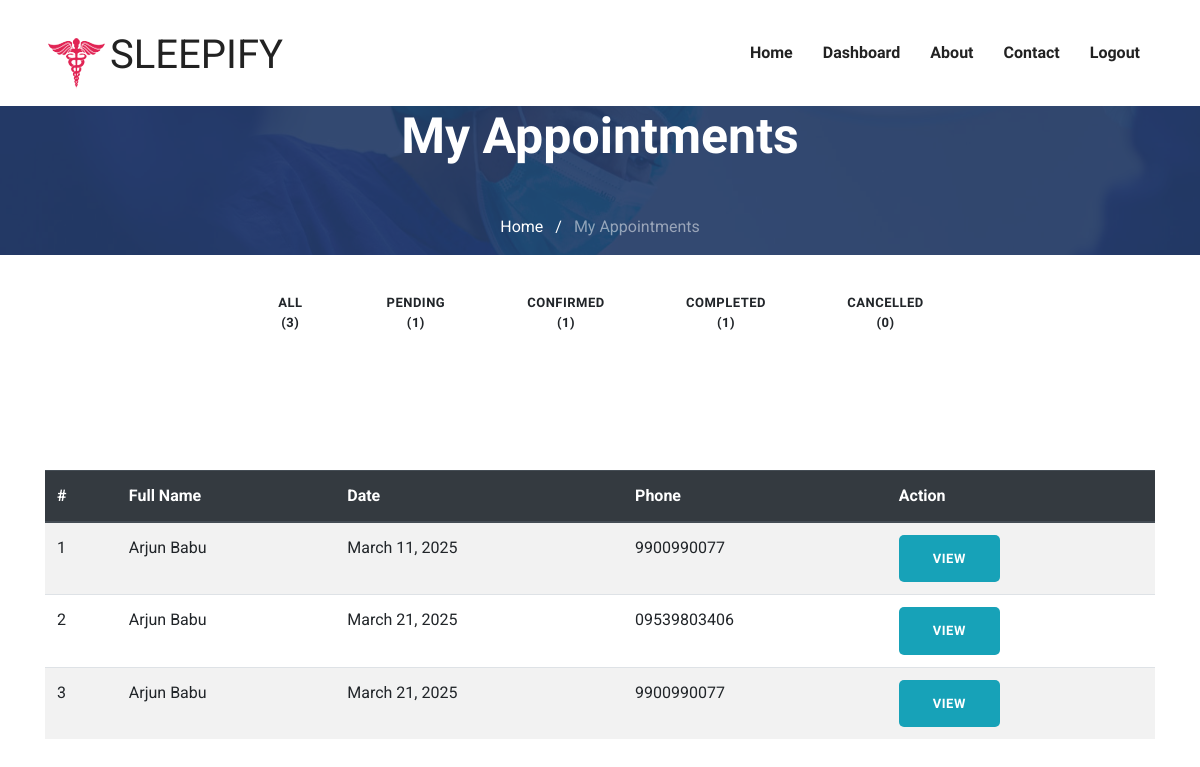
Page /doctor/doctorAppointments/ (signed in) on the earlier database version.
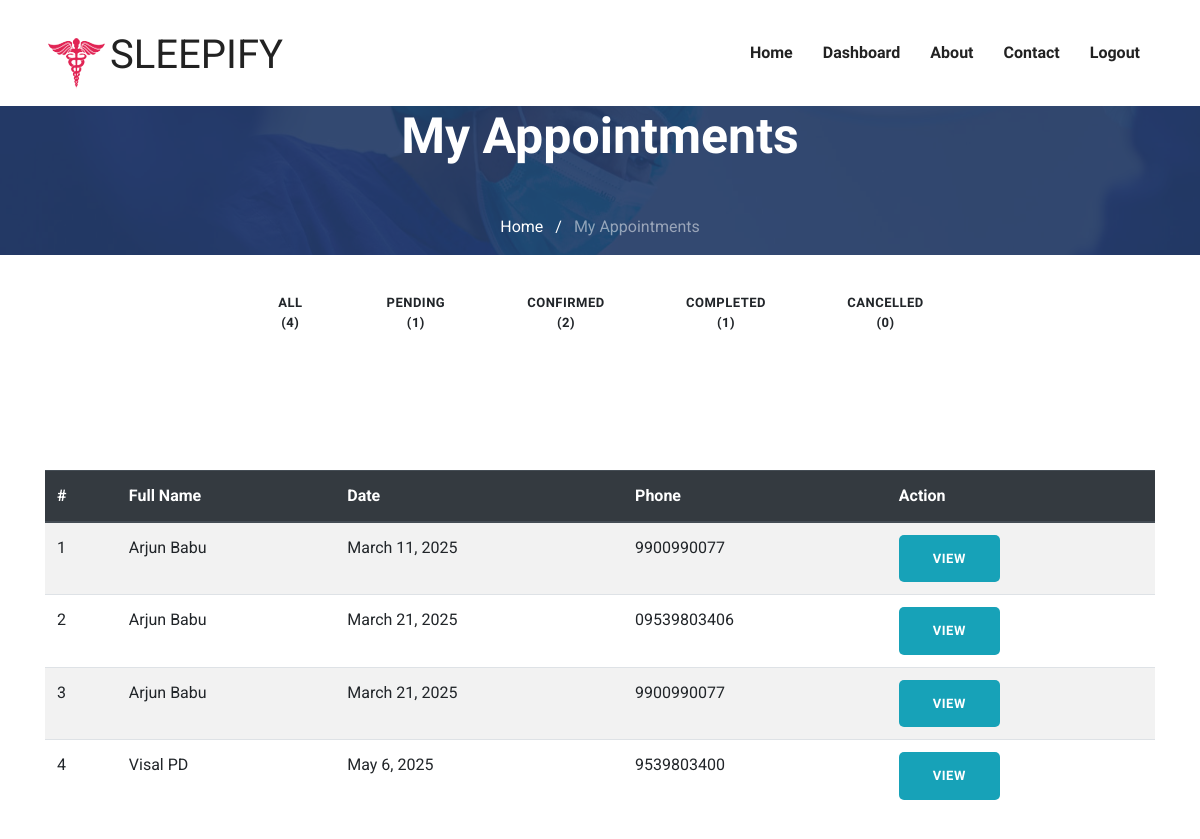
Same page on the later database version.
### doctor/models.py (models this page shows, shortened)
class Appointment(models.Model):
    doctor = models.ForeignKey(Doctor, on_delete=models.CASCADE)
    patient = models.ForeignKey(Patient, on_delete=models.CASCADE)
    phone = models.CharField(max_length=15,blank=True,null=True)
    message = models.CharField(max_length=255,null=True,blank=True,default=None)
    date = models.DateField()
    time = models.TimeField()
    status_choices = (
        ("Pending", "Pending"),
        ("Confirmed", "Confirmed"),
        ("Completed", "Completed"),
        ("Cancelled", "Cancelled"),
    )
    status = models.CharField(max_length=20, choices=status_choices, default="Pending")
    created_on = models.DateTimeField(auto_now_add=True)

### users/models.py (models this page shows, shortened)
class Patient(models.Model):
    fname = models.CharField(max_length=150)
    lname = models.CharField(max_length=150)
    dob = models.DateField(default='2001-01-01')
    gender_choices = (("Male","Male"),("Female","Female"))
    gender = models.CharField(max_length=20,default=None,null=True,blank=True,choices=gender_choices)
    email = models.EmailField( max_length=150,unique=True)
    phone = models.CharField(max_length=15,null=True,blank=True)
    password = models.CharField(max_length=150)
    created_on = models.DateField(auto_now_add=True)

### doctor/views.py (the view)
# urls.py: path('doctorAppointments/',views.doctorAppointments,name="doctorAppointments"),
@doctor_login_required()
def doctorAppointments(request):
    status_filter = request.GET.get('status', 'All')
    doctor = get_object_or_404(Doctor,id=request.session['doctor_id'])
    all_count = Appointment.objects.filter(doctor=doctor).count()
    pending_count = Appointment.objects.filter(doctor=doctor,status="Pending").count()
    confirmed_count = Appointment.objects.filter(doctor=doctor,status="Confirmed").count()
    completed_count = Appointment.objects.filter(doctor=doctor,status="Completed").count()
    cancelled_count = Appointment.objects.filter(doctor=doctor,status="Cancelled").count()
    if status_filter != "All":
        appointments = Appointment.objects.filter(doctor=doctor,status=status_filter).select_related("patient").order_by('date')
    else:
        appointments = Appointment.objects.filter(doctor=doctor).order_by('date')
    context = {
        "appointments": appointments,
        "status_filter": status_filter,
        "all_count": all_count,
        "pending_count": pending_count,
        "confirmed_count": confirmed_count,
        "completed_count": completed_count,
        "cancelled_count": cancelled_count,
    }
    return render(request, "doctor/appointment-list.html", context)

### templates/doctor/appointment-list.html (shortened to what this page needs)
{% extends "../base.html" %}
{% load static %}
{% block body %}
{% include "doctor/nav.html" %}
<section class="bg-1">
    <div class="container">
      <div class="row">
        <div class="col-md-12">
          <div class="block text-center">
            <h1 class="text-capitalize mb-5 text-lg text-white">My Appointments</h1>
            <ul class="list-inline breadcumb-nav">
              <li class="list-inline-item"><a href="{% url 'doctorHome' %}" class="text-white">Home</a></li>
              <li class="list-inline-item"><span class="text-white">/</span></li>
              <li class="list-inline-item"><a href="#" class="text-white-50">My Appointments</a></li>
            </ul>
          </div>
        </div>
      </div>
    </div>
</section>
<div class="container mt-4">
  <div class="row justify-content-center">
      <div class="col-md-8 text-center mb-4">
          <form method="GET" action="{% url 'doctorAppointments' %}">
              <div class="btn-group btn-group-toggle" data-toggle="buttons">
                  <label class="btn {% if status_filter == 'All' %}active{% endif %}">
                      All ({{ all_count }})
                  </label>
                  <label class="btn {% if status_filter == 'Pending' %}active{% endif %}">
                      Pending ({{ pending_count }})
                  </label>
                  <label class="btn {% if status_filter == 'Confirmed' %}active{% endif %}">
                      Confirmed ({{ confirmed_count }})
                  </label>
                  <label class="btn {% if status_filter == 'Completed' %}active{% endif %}">
                      Completed ({{ completed_count }})
                  </label>
                  <label class="btn {% if status_filter == 'Cancelled' %}active{% endif %}">
                      Cancelled ({{ cancelled_count }})
                  </label>
              </div>
          </form>
      </div>
  </div>
</div>
<section class="section patient">
    <div class="container">
        <div class="table-responsive">
            <table class="table table-striped">
                <thead class="thead-dark">
                    <tr>
                        <th>#</th>
                        <th>Full Name</th>
                        <th>Date</th>
                        <th>Phone</th>
                        <th>Action</th>
                    </tr>
                </thead>
                <tbody>
                    {% for appointment in appointments %}
                    <tr>
                        <td>{{ forloop.counter }}</td>
                        <td>{{ appointment.patient.fname }} {{ appointment.patient.lname }}</td>
                        <td>{{ appointment.date }}</td>
                        <td>{{ appointment.phone }}</td>
                        <td><a href="{% url 'doctorAppointmentInfo' appointment.id %}" class="btn btn-info btn-sm">View</a></td>
                    </tr>
                    {% empty %}
                    <tr>
                        <td colspan="5" class="text-center">No appointments found.</td>
                    </tr>
                    {% endfor %}
                </tbody>
            </table>
        </div>
    </div>
</section>
{% endblock body %}

Differences in the rows shown:
added Appointment: patient.fname "Visal", patient.lname "PD", date "May 6, 2025", phone "9539803400"
Other differences:
{{ all_count }}: "3" → "4"
{{ confirmed_count }}: "1" → "2"
